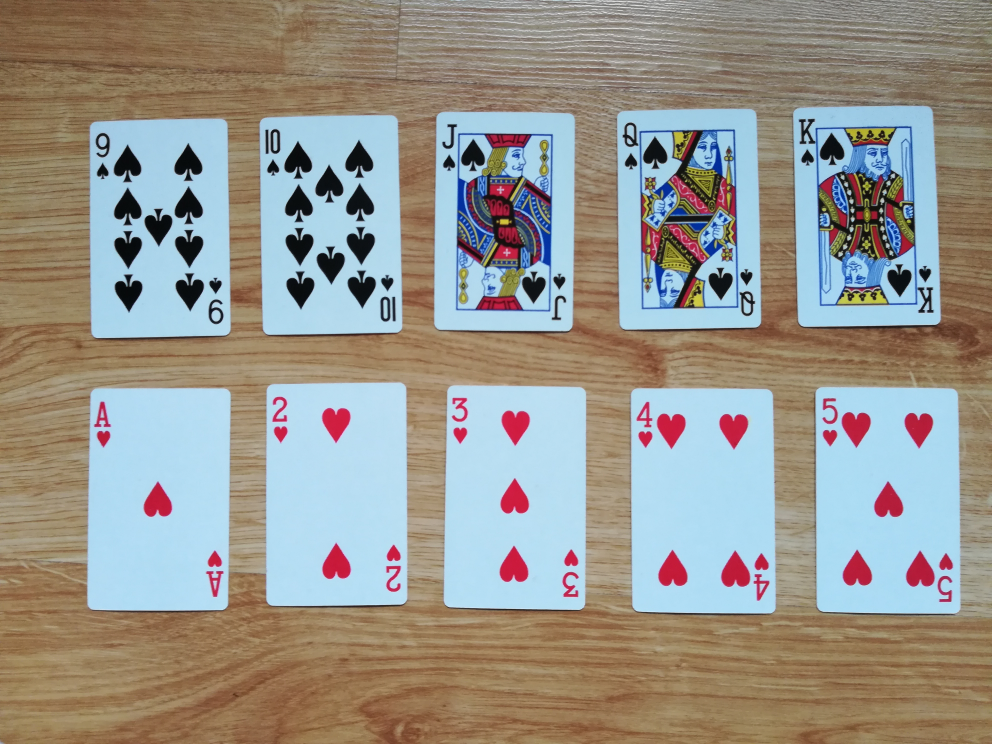
#> input picture test-data/1.jpg, 3968 x 2976 px (shown at 1/4 size); its folder holds only this picture in this run
$ python main.py   (older library calls are emulated)
#> lines starting #> are read from the running program, lines starting #| are printed output that depends on the picture; after the words box and inside, x2 and y2 are one past the last pixel; in counts of white or black regions, pixels touching at a corner belong together
### contour_detection.py
import numpy as np
import cv2

CHOOSEM_CONTOURS_NUM = 400
CARDS_ALPHA = 0.2


def preprocess_threshhold_background_noise(img, thresh_size):
    hsv = cv2.cvtColor(img, cv2.COLOR_RGB2HSV)
    _, saturation, _ = cv2.split(hsv)
    lap = cv2.Laplacian(
        saturation, cv2.CV_8U, saturation, ksize=3)
    kernel = cv2.getStructuringElement(cv2.MORPH_ELLIPSE, (3, 3))
    grayscale_img = cv2.dilate(lap, kernel, iterations=1)
    grayscale_img = cv2.blur(grayscale_img, (5, 5))
    grayscale_img = cv2.adaptiveThreshold(grayscale_img, 255, cv2.ADAPTIVE_THRESH_MEAN_C,
                                          cv2.THRESH_BINARY, thresh_size, 2)
    return grayscale_img


def preprocess_threshhold_hsv1(img):
    hsv = cv2.cvtColor(img, cv2.COLOR_RGB2HSV)
    _, saturation, _ = cv2.split(hsv)
    thresh = cv2.adaptiveThreshold(saturation, 255, cv2.ADAPTIVE_THRESH_MEAN_C,
                                   cv2.THRESH_BINARY, 15, 2)
    kernel = cv2.getStructuringElement(cv2.MORPH_ELLIPSE, (5, 5))
    thresh = cv2.morphologyEx(thresh, cv2.MORPH_CLOSE, kernel)

    return thresh


def preprocess_threshhold_hsv2(img):
    hsv = cv2.cvtColor(img, cv2.COLOR_RGB2HSV)
    _, saturation, _ = cv2.split(hsv)
    grayscale_img = cv2.blur(saturation, (5, 5))
    thresh = cv2.adaptiveThreshold(grayscale_img, 255, cv2.ADAPTIVE_THRESH_MEAN_C,
                                   cv2.THRESH_BINARY, 19, 2)
    kernel = np.ones((3, 3))
    thresh = cv2.morphologyEx(thresh, cv2.MORPH_CLOSE, kernel)

    return thresh


def preprocess_threshhold(img):
    grayscale_img = cv2.cvtColor(img, cv2.COLOR_BGR2GRAY)
    grayscale_img = cv2.blur(grayscale_img, (5, 5))
    thresh = cv2.adaptiveThreshold(grayscale_img, 255, cv2.ADAPTIVE_THRESH_MEAN_C,
                                   cv2.THRESH_BINARY, 19, 2)
    kernel = np.ones((3, 3))
    thresh = cv2.morphologyEx(thresh, cv2.MORPH_OPEN, kernel)

    return thresh


def find_contour_wrapper(img):
    contours = []

    height, width = img.shape[:2]
    imshape = (height, width)

    contours.append(find_contours(
        imshape, preprocess_threshhold_background_noise(img, 15)))
    contours.append(find_contours(
        imshape, preprocess_threshhold_background_noise(img, 11)))
    contours.append(find_contours(imshape, preprocess_threshhold_hsv1(img)))
    contours.append(find_contours(imshape, preprocess_threshhold_hsv2(img)))
    contours.append(find_contours(imshape, preprocess_threshhold(img)))

    filtered_contours = remove_duplicate_contours(contours, imshape)

    return filtered_contours


def remove_duplicate_contours(cnts, imshape):
    imsize = imshape[0] * imshape[1]

    contours_flatten = []
    for contours_group in cnts:
        for contour in contours_group:
            contours_flatten.append(contour)

    filtered_contours = []
    contours_map = np.ones(imshape)
    for c in contours_flatten:
        _, contour = c
        copied_map = np.copy(contours_map)
        cv2.drawContours(copied_map, [contour], -1,
                         (0, 255, 0), thickness=cv2.FILLED)

        # if difference smaller than 1% of image size => skip contour
        # it's very probably that we get contour for the same card, but different method returned slightly different contour
        if abs(np.count_nonzero(copied_map)-np.count_nonzero(contours_map)) < 0.01 * imsize:
            continue

        contours_map = copied_map

        filtered_contours.append(c)

    return filtered_contours


def find_contours(imshape, thresholding_function):
    height, width = imshape

    thresh = thresholding_function

    # detect contours
    contours_detected = cv2.Canny(thresh, 50, 250)
    _, contours, _ = cv2.findContours(
        contours_detected, cv2.RETR_TREE, cv2.CHAIN_APPROX_SIMPLE)
    # sort contours by area
    choosen_contours = sorted(
        contours, key=lambda contour: cv2.contourArea(contour), reverse=True)
    # set smallest contour's area as 1/4 of biggest one's area
    smallest_area = cv2.contourArea(choosen_contours[0])/4
    choosen_contours = list(
        filter(lambda c: cv2.contourArea(c) > smallest_area, choosen_contours))

    contours_map = np.ones((height, width))
    card_contours = []
    for c in choosen_contours:

        perimeter = 0.015*cv2.arcLength(c, True)
        approx = cv2.approxPolyDP(c, perimeter, True)
        # skip when it's not an rectangle
        if len(approx) != 4:
            continue
        # check if contour isn't nested in another one
        copied_map = np.copy(contours_map)
        cv2.drawContours(copied_map, [c], -1,
                         (0, 255, 0), thickness=cv2.FILLED)
        # if so, just skip it
        if np.array_equal(copied_map, contours_map):
            continue
        # if no, add to "map" of already added contours
        contours_map = copied_map

        card_contours.append((approx, c))

    return card_contours


# [21 lines left out: function highlight_detected, not called in this run]

### card_recognition.py
import os
import numpy as np
import cv2
from contour_detection import preprocess_threshhold
from hu_moments import cards_hu_moments

WIDTH = 378
HEIGHT = 534


def get_cards_from_image(img, contours):
    h = np.float32([[0, 0], [WIDTH, 0], [WIDTH, HEIGHT], [0, HEIGHT]])
    cards = []
    for (approx, contour) in contours:
        # transform image to rectangle
        transform = cv2.getPerspectiveTransform(np.float32(approx), h)
        warp = cv2.warpPerspective(img, transform, (WIDTH, HEIGHT))
        thresh = preprocess_threshhold(warp)
        # rotate when transformation above rotated it
        thresh = rotate_image_properly(thresh)

        # add whtite overlay in left corner in order to get rid  of border in J, Q, K
        y_off = 45
        x_off = 55
        white = (np.ones((100, 100)) * 255)
        thresh[y_off:y_off+white.shape[0], x_off:x_off+white.shape[1]] = white

        best_fit = predict_card(thresh)

        cards.append((contour, best_fit))

    return cards


def predict_card(thresh):
    value_patterns = load_patterns('patterns')
    value = predict_value(thresh, value_patterns)
    symbol_patterns = load_patterns('symbols')
    symbol = predict_symbol(thresh, symbol_patterns, value)

    return '{} - {}'.format(value, symbol)


def load_patterns(dirname):
    value_patterns = {}
    # load patterns from pattern directory
    patterns = os.listdir(dirname)
    for pattern in patterns:
        pattern_img = cv2.imread(
            './'+dirname+'/'+pattern, cv2.IMREAD_GRAYSCALE)
        thresh = cv2.adaptiveThreshold(pattern_img, 255, cv2.ADAPTIVE_THRESH_MEAN_C,
                                       cv2.THRESH_BINARY, 15, 2)

        pattern_name = pattern.split('.')[0]
        if (dirname == 'patterns'):
            # parse name: loweracase => uppercase, 0 => 10 (detecting 0 - one contour bigger than 1)
            pattern_name = pattern_name.upper()
            if pattern_name == '0':
                pattern_name = '10'

            # store that value in dictionary
            value_patterns[pattern_name] = thresh

        if (dirname == 'symbols'):
            value_patterns[pattern_name] = pattern_img

    return value_patterns


# [111 lines left out: functions predict_symbol, predict_value, not called in this run]


def rotate_image_properly(thresh):

    # check in which corner is the symbol
    AREA1 = 140 * 40
    AREA2 = 65 * 90
    # left
    left = thresh[15:155, 0:40]
    # right - card flipped
    right = thresh[15:155, 327:367]
    # left-upper, card id detected horizontal
    upper_left = thresh[5:70, 15:105]
    # right-upper, card id detected horizontal
    upper_right = thresh[10:75, 280:370]

    # find card position according to percentage of black pixels in cut out image
    edges = [cv2.countNonZero(left)/AREA1, cv2.countNonZero(
        right)/AREA1, cv2.countNonZero(upper_left)/AREA2, cv2.countNonZero(upper_right)/AREA2]
    index = edges.index(min(edges))

    # if iamge is rotated, rotate it to desirez orientation
    if index == 1:
        thresh = cv2.flip(thresh, +1)
    elif index == 2:
        thresh = cv2.transpose(thresh)
        thresh = cv2.resize(thresh, (0, 0), fx=WIDTH /
                            HEIGHT, fy=HEIGHT/WIDTH)
        thresh = cv2.flip(thresh, -1)
    elif index == 3:
        thresh = cv2.transpose(thresh)
        thresh = cv2.resize(thresh, (0, 0), fx=WIDTH /
                            HEIGHT, fy=HEIGHT/WIDTH)
        thresh = cv2.flip(thresh, 1)

    # cv2.imshow('image', thresh)
    # cv2.waitKey(0)

    return thresh


# [23 lines of commented-out code are left out]

### main.py
import numpy as np
import cv2
import os
from contour_detection import find_contour_wrapper, highlight_detected
from card_recognition import get_cards_from_image


def load_image(dirname):
#> called with dirname = './test-data/'
    images = os.listdir(dirname)
    for image in images:
        img = cv2.imread(dirname+image)
#> img is the input picture: shape (2976, 3968, 3); mean B, G, R 141.7, 149.4, 152
        resized_img = cv2.resize(img, (0, 0), fx=0.5, fy=0.5)
        contours = find_contour_wrapper(resized_img)
#> in preprocess_threshhold_background_noise, `grayscale_img = cv2.adaptiveThreshold(grayscale_img, 255, cv2.ADAPTIVE..`:
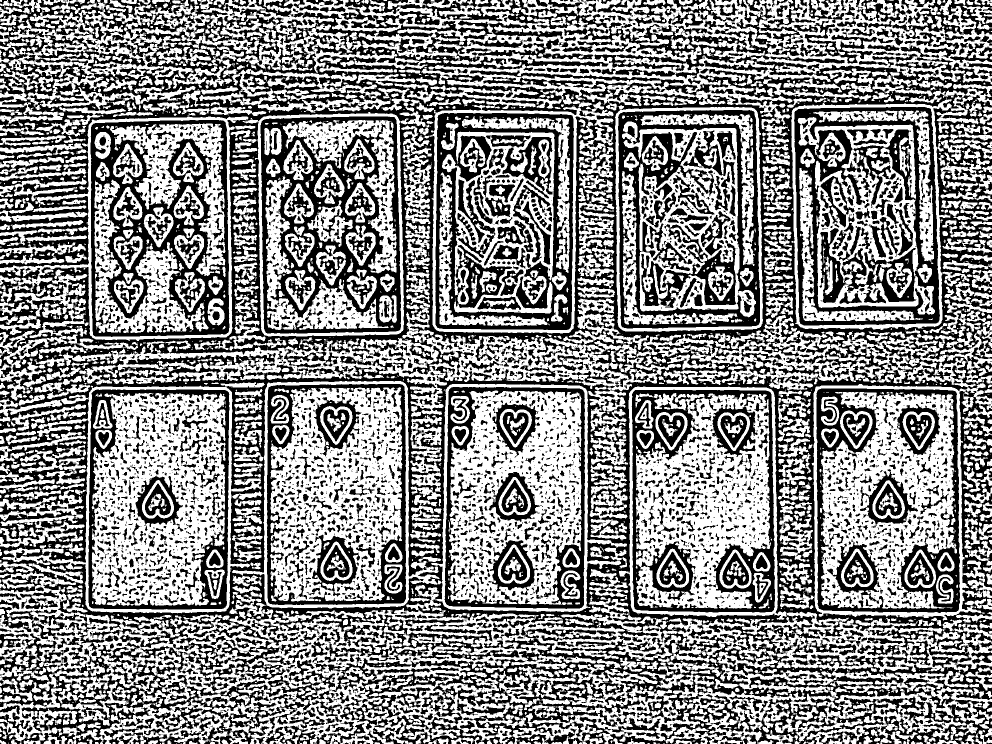
#> grayscale_img: shape (1488, 1984) (shown at 1/2 size); 53.9% white; 6644 black regions (4055 under 20 px), largest, box (x1, y1, x2, y2) and area: (0, 0, 1984, 1488) 575107, (521, 233, 802, 667) 45177, (181, 240, 459, 674) 42368
#> in find_contours, `height, width = imshape`: height = 1488; width = 1984
#> in find_contours, `_, contours, _ = cv2.findContours( contours_detected, cv2.RETR_TREE, c..`: contours = 21404 contours, 18216 with area under 20; largest, box (x1, y1, x2, y2) and area: (1632, 776, 1920, 1226) 125714, (1632, 776, 1920, 1226) 125710, (1263, 779, 1550, 1225) 124518, (1263, 779, 1550, 1225) 124508, (176, 778, 459, 1219) 121448
#> in find_contours, `choosen_contours = sorted( contours, key=lambda contour: cv2.contourAr..`: choosen_contours has the same summary as contours
#> in find_contours, `smallest_area = cv2.contourArea(choosen_contours[0])/4`: smallest_area = 31428.6
#> in find_contours, `choosen_contours = list( filter(lambda c: cv2.contourArea(c) > smalles..`: choosen_contours = 20 contours; largest, box (x1, y1, x2, y2) and area: (1632, 776, 1920, 1226) 125714, (1632, 776, 1920, 1226) 125710, (1263, 779, 1550, 1225) 124518, (1263, 779, 1550, 1225) 124508, (176, 778, 459, 1219) 121448
#> the loop in find_contours, `for c in choosen_contours: ` made 20 passes
#> (perimeter, approx) on passes 1 to 3: (22.37, [[1636, 779], [1637, 1216], [1913, 1223], [1912, 784]]), (22.36, [[1638, 778], [1912, 784], [1914, 1222], [1637, 1216]]), (22.15, [[1269, 780], [1269, 1217], [1544, 1223], [1541, 785]])
#> after the loop in find_contours, `for c in choosen_contours:`: card_contours = 10 items
#> in find_contours (call 2), `_, contours, _ = cv2.findContours( contours_detected, cv2.RETR_TREE, c..`: contours = 28682 contours, 25337 with area under 20; largest, box (x1, y1, x2, y2) and area: (1632, 776, 1921, 1227) 126186, (1632, 776, 1921, 1227) 126176, (1262, 778, 1550, 1225) 125112, (1262, 778, 1550, 1225) 125106, (175, 778, 459, 1220) 121930
#> in find_contours (call 2), `choosen_contours = sorted( contours, key=lambda contour: cv2.contourAr..`: choosen_contours has the same summary as contours
#> in find_contours (call 2), `choosen_contours = list( filter(lambda c: cv2.contourArea(c) > smalles..`: choosen_contours = 20 contours; largest, box (x1, y1, x2, y2) and area: (1632, 776, 1921, 1227) 126186, (1632, 776, 1921, 1227) 126176, (1262, 778, 1550, 1225) 125112, (1262, 778, 1550, 1225) 125106, (175, 778, 459, 1220) 121930
#> the loop in find_contours (call 2), `for c in choosen_contours: ` made 20 passes
#> (perimeter, approx) on passes 1 to 3: (22.14, [[1637, 778], [1637, 1217], [1913, 1223], [1912, 783]]), (22.12, [[1637, 778], [1913, 785], [1914, 1222], [1636, 1215]]), (22.04, [[1267, 781], [1269, 1217], [1544, 1223], [1542, 786]])
#> in preprocess_threshhold_hsv1, `kernel = cv2.getStructuringElement(cv2.MORPH_ELLIPSE, (5, 5))`: kernel = [[0, 0, 1, 0, 0], [1, 1, 1, 1, 1], [1, 1, 1, 1, 1], [1, 1, 1, 1, 1], [0, 0, 1, 0, 0]]
#> in find_contours (call 3), `_, contours, _ = cv2.findContours( contours_detected, cv2.RETR_TREE, c..`: contours = 8683 contours, 3664 with area under 20; largest, box (x1, y1, x2, y2) and area: (993, 1087, 1063, 1170) 4260, (1310, 1095, 1381, 1178) 4246, (638, 1081, 708, 1164) 4240, (993, 1087, 1063, 1170) 4236, (1310, 1095, 1381, 1178) 4224
#> in find_contours (call 3), `choosen_contours = sorted( contours, key=lambda contour: cv2.contourAr..`: choosen_contours has the same summary as contours
#> in find_contours (call 3), `choosen_contours = list( filter(lambda c: cv2.contourArea(c) > smalles..`: choosen_contours = 77 contours; largest, box (x1, y1, x2, y2) and area: (993, 1087, 1063, 1170) 4260, (1310, 1095, 1381, 1178) 4246, (638, 1081, 708, 1164) 4240, (993, 1087, 1063, 1170) 4236, (1310, 1095, 1381, 1178) 4224
#> in find_contours (call 4), `_, contours, _ = cv2.findContours( contours_detected, cv2.RETR_TREE, c..`: contours = 4628 contours, 2251 with area under 20; largest, box (x1, y1, x2, y2) and area: (1632, 776, 1921, 1226) 126182, (1632, 776, 1921, 1226) 126174, (1263, 778, 1550, 1224) 124467, (1263, 778, 1550, 1224) 124461, (1587, 212, 1878, 651) 120595
#> in find_contours (call 4), `choosen_contours = sorted( contours, key=lambda contour: cv2.contourAr..`: choosen_contours has the same summary as contours
#> in find_contours (call 4), `choosen_contours = list( filter(lambda c: cv2.contourArea(c) > smalles..`: choosen_contours = 14 contours; largest, box (x1, y1, x2, y2) and area: (1632, 776, 1921, 1226) 126182, (1632, 776, 1921, 1226) 126174, (1263, 778, 1550, 1224) 124467, (1263, 778, 1550, 1224) 124461, (1587, 212, 1878, 651) 120595
#> in find_contours (call 5), `contours_detected = cv2.Canny(thresh, 50, 250)`:
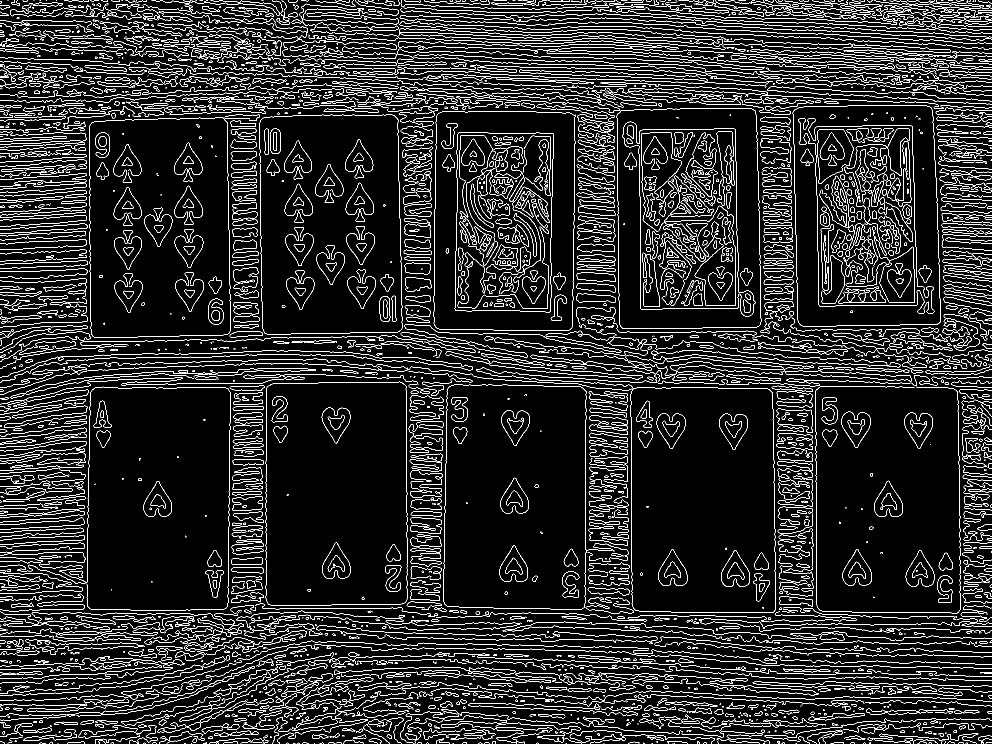
#> contours_detected: shape (1488, 1984) (shown at 1/2 size); 9.5% white in thin lines or dots
#> in find_contours (call 5), `_, contours, _ = cv2.findContours( contours_detected, cv2.RETR_TREE, c..`: contours = 4296 contours, 2922 with area under 20; largest, box (x1, y1, x2, y2) and area: (1261, 774, 1552, 1226) 128050, (1261, 774, 1552, 1226) 128037, (886, 768, 1173, 1219) 124830, (886, 768, 1173, 1219) 124812, (530, 763, 815, 1211) 124692
#> in find_contours (call 5), `choosen_contours = sorted( contours, key=lambda contour: cv2.contourAr..`: choosen_contours has the same summary as contours
#> in find_contours (call 5), `smallest_area = cv2.contourArea(choosen_contours[0])/4`: smallest_area = 32012.5
#> in find_contours (call 5), `choosen_contours = list( filter(lambda c: cv2.contourArea(c) > smalles..`: choosen_contours = 22 contours; largest, box (x1, y1, x2, y2) and area: (1261, 774, 1552, 1226) 128050, (1261, 774, 1552, 1226) 128037, (886, 768, 1173, 1219) 124830, (886, 768, 1173, 1219) 124812, (530, 763, 815, 1211) 124692
#> the loop in find_contours (call 5), `for c in choosen_contours: ` made 22 passes
#> (perimeter, approx) on passes 1 to 3: (22.19, [[1266, 777], [1267, 1217], [1547, 1224], [1544, 784]]), (22.16, [[1268, 776], [1544, 785], [1545, 1225], [1266, 1215]]), (22.04, [[898, 773], [889, 1208], [1165, 1217], [1172, 782]])
#> after the loop in find_contours (call 5), `for c in choosen_contours:`: card_contours = 8 items
#> the loop in remove_duplicate_contours, `for contours_group in cnts:` made 5 passes
#> after the loop in remove_duplicate_contours, `for contours_group in cnts:`: contours_flatten = 35 items
#> the loop in remove_duplicate_contours, `for c in contours_flatten:` made 35 passes
#> after the loop in remove_duplicate_contours, `for c in contours_flatten:`:
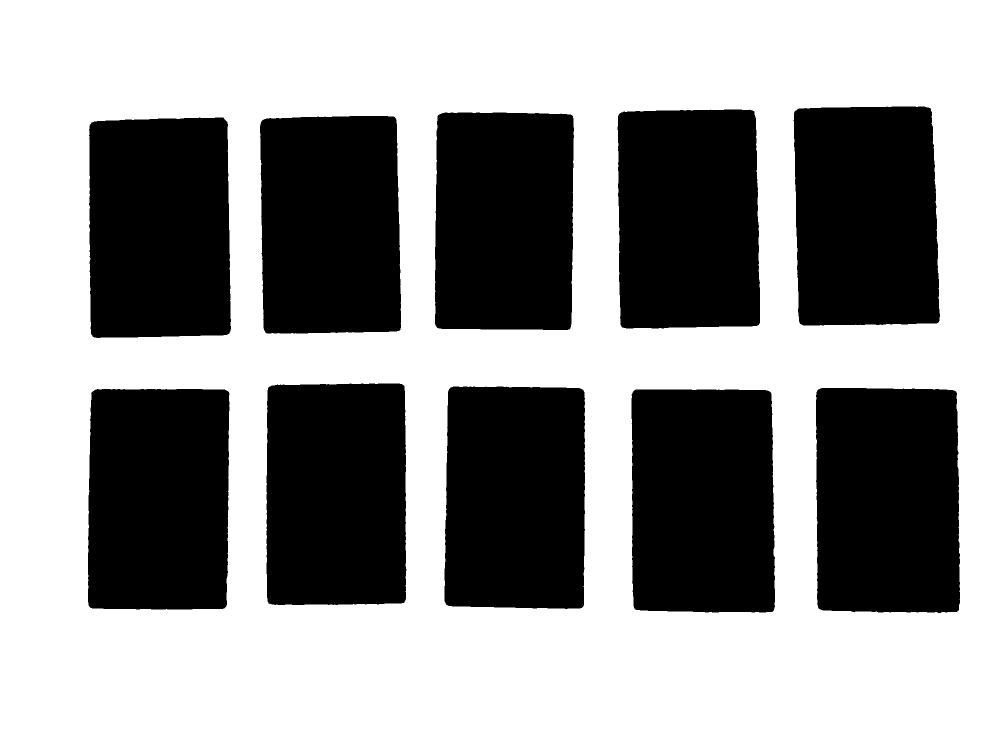
#> copied_map: shape (1488, 1984) float64 (shown at 1/2 size); values 0 (black) and 1 (white), 58.8% white; 10 black regions, largest, box (x1, y1, x2, y2) and area: (1632, 776, 1920, 1226) 126430, (1263, 779, 1550, 1225) 125230, (176, 778, 459, 1219) 122151
#> after the loop in remove_duplicate_contours, `for c in contours_flatten:`: filtered_contours = 10 items
#> contours = 10 items
        cards = get_cards_from_image(resized_img, contours)
#> in get_cards_from_image, `transform = cv2.getPerspectiveTransform(np.float32(approx), h)`: transform = [[-0.0161, 0.889, -666.2], [2, -0.00457, -3264.8], [1.7e-05, -7.78e-08, 1]]
#> in rotate_image_properly, `upper_left = thresh[5:70, 15:105]`:
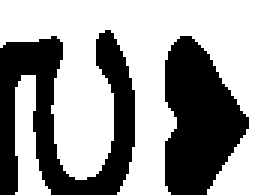
#> upper_left: shape (65, 90) (shown 3 times larger); 62.4% white; 2 black regions, box (x1, y1, x2, y2) and area: (0, 10, 45, 65) 1195, (55, 12, 83, 65) 1002
#> in rotate_image_properly, `edges = [cv2.countNonZero(left)/AREA1, cv2.countNonZero( right)/AREA1,..`: edges = [0.854, 0.928, 0.624, 1]
#> in rotate_image_properly, `index = edges.index(min(edges))`: index = 2
#> in rotate_image_properly, `thresh = cv2.transpose(thresh)`:
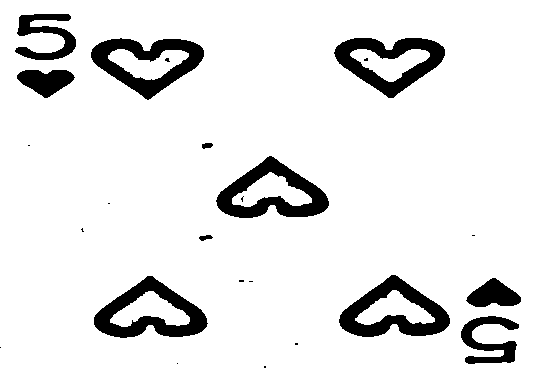
#> thresh: shape (378, 534); 90.3% white; 24 black regions (13 under 20 px), largest, box (x1, y1, x2, y2) and area: (216, 156, 329, 218) 2956, (339, 275, 450, 337) 2953, (94, 276, 208, 338) 2949
        highlight_detected(resized_img, cards, image)


#> (the run stopped early here; a loop or call above may not have finished)
